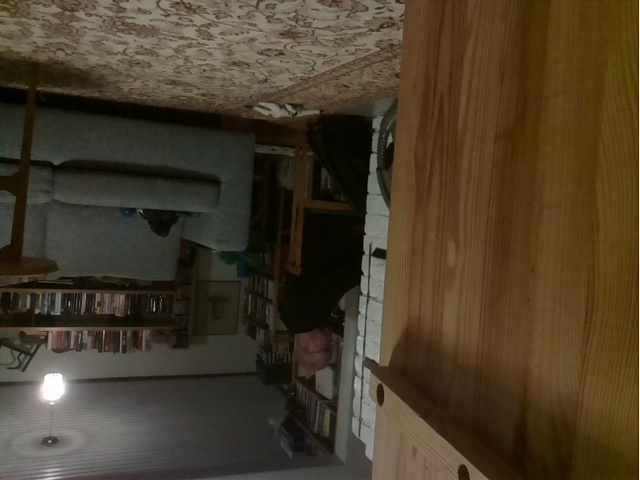
#> input picture image.jpg, 640 x 480 px, given in place of the camera
$ python cv2_code.py
#> lines starting #> are read from the running program, lines starting #| are printed output that depends on the picture
from ssl import SSL_ERROR_INVALID_ERROR_CODE
import cv2
import time
import numpy as np
import smtplib

gmail_user = 'you@gmail.com'
gmail_password = 'P@ssword!'
server = None
gmail_ok = False


def email_connect():
    global gmail_user, gmail_password, server
    try:
        server = smtplib.SMTP_SSL('smtp.gmail.com', 465)
        server.ehlo()
        server.login(gmail_user, gmail_password)
        gmail_ok = True
    except:
        print('Something went wrong...')


def frame_diff(prev_frame, cur_frame, diff_thres=20):

    if prev_frame is None:
        return True
    else:

        _diff = cv2.absdiff(prev_frame, cur_frame)

        diff = np.sum(_diff)/prev_frame.shape[0]/prev_frame.shape[1]/3.

        if diff > diff_thres:
            print("big enough change")
            return True
        else:
            return False

def main():
    email_connect()
    while True:
        cap = cv2.VideoCapture(0)

        face_cascade = cv2.CascadeClassifier(cv2.data.haarcascades + "haarcascade_frontalface_default.xml")
        body_cascade = cv2.CascadeClassifier(cv2.data.haarcascades + "haarcascade_fullbody.xml")

        # Capture frame
        ret, frame1 = cap.read()
#> frame1 is the input picture: shape (480, 640, 3); mean B, G, R 41.2, 60.5, 73.5
        if ret:
	        cv2.imwrite('image1.jpg', frame1)
        #cap.release()

        gray = cv2.cvtColor(frame1, cv2.COLOR_BGR2GRAY)
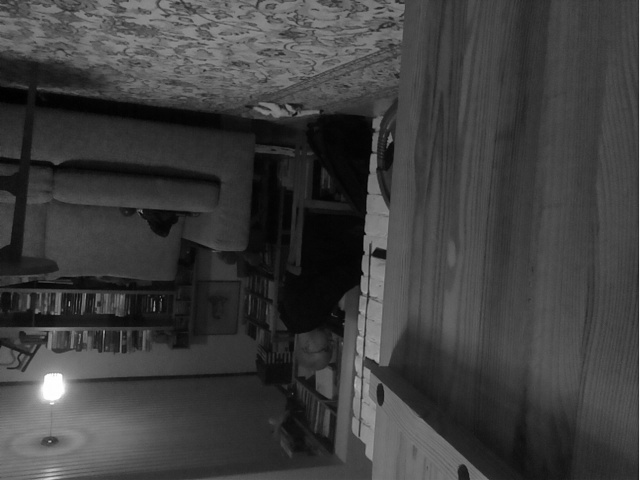
#> gray: shape (480, 640); min 0, max 255, mean 62.2
        faces = face_cascade.detectMultiScale(gray, 1.3, 5)
#> faces = ()
        bodies = body_cascade.detectMultiScale(gray, 1.3, 5)
#> bodies = ()


        #for (x, y width, height) in bodies:
        #    cv2.retangle(frame, (x,y), (x+ width, y + height), (255, 0, 0))

        if len(bodies) + len(faces) > 0:
             if ret:
                cv2.imwrite('image_face.jpg', frame1)
        cap.release()

        time.sleep(5)
        cap = cv2.VideoCapture(0)
        # Capture frame
        ret, frame2 = cap.read()
        if ret:
	        cv2.imwrite('image2.jpg', frame2)
        cap.release()

        if frame_diff(frame1, frame2):
#> in frame_diff, `_diff = cv2.absdiff(prev_frame, cur_frame)`: _diff: shape (480, 640, 3); every value is 0
#> in frame_diff, `diff = np.sum(_diff)/prev_frame.shape[0]/prev_frame.shape[1]/3.`: diff = 0
            timestr = time.strftime("%Y%m%d_%H%M%S")
            cv2.imwrite(timestr, frame2)
            if gmail_ok:
                print("email")


        difference = cv2.subtract(frame1, frame2)
        frame3 = cv2.absdiff(frame1, frame2)
        b, g, r = cv2.split(frame3)
#> b: shape (480, 640); every value is 0
        if cv2.countNonZero(b) == 0 and cv2.countNonZero(g) == 0 and cv2.countNonZero(r) == 0:
            print("The images are completely Equal")
        else:
            #print("changes in the image")
            cv2.imwrite('imagediff.jpg', frame3)
        time.sleep(5)


if __name__=='__main__':
	main()
